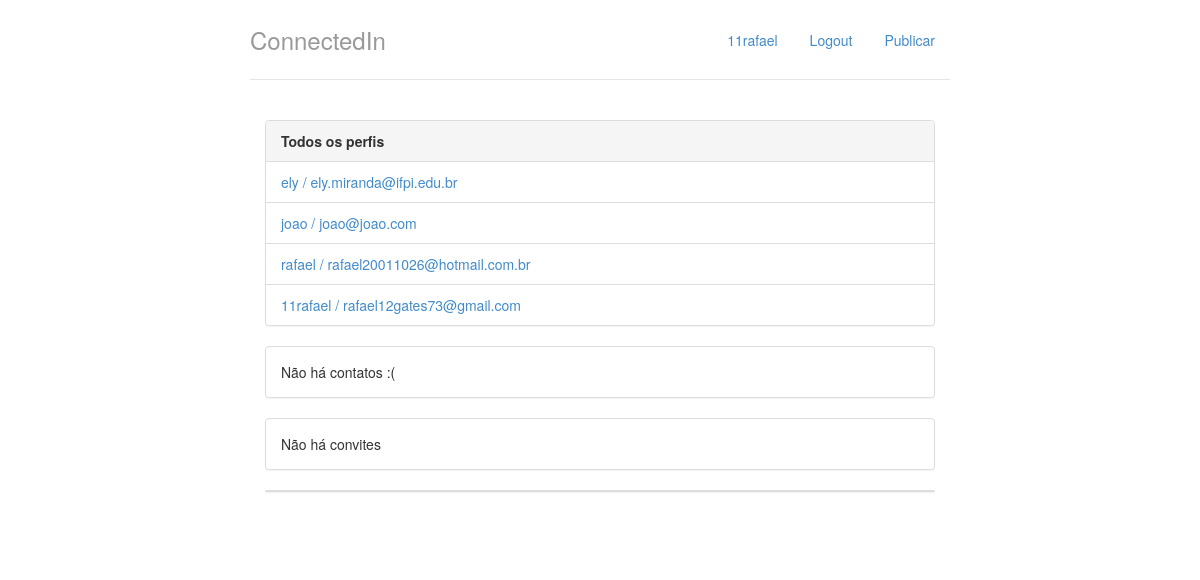
The page / (signed in) on the database as committed earlier.
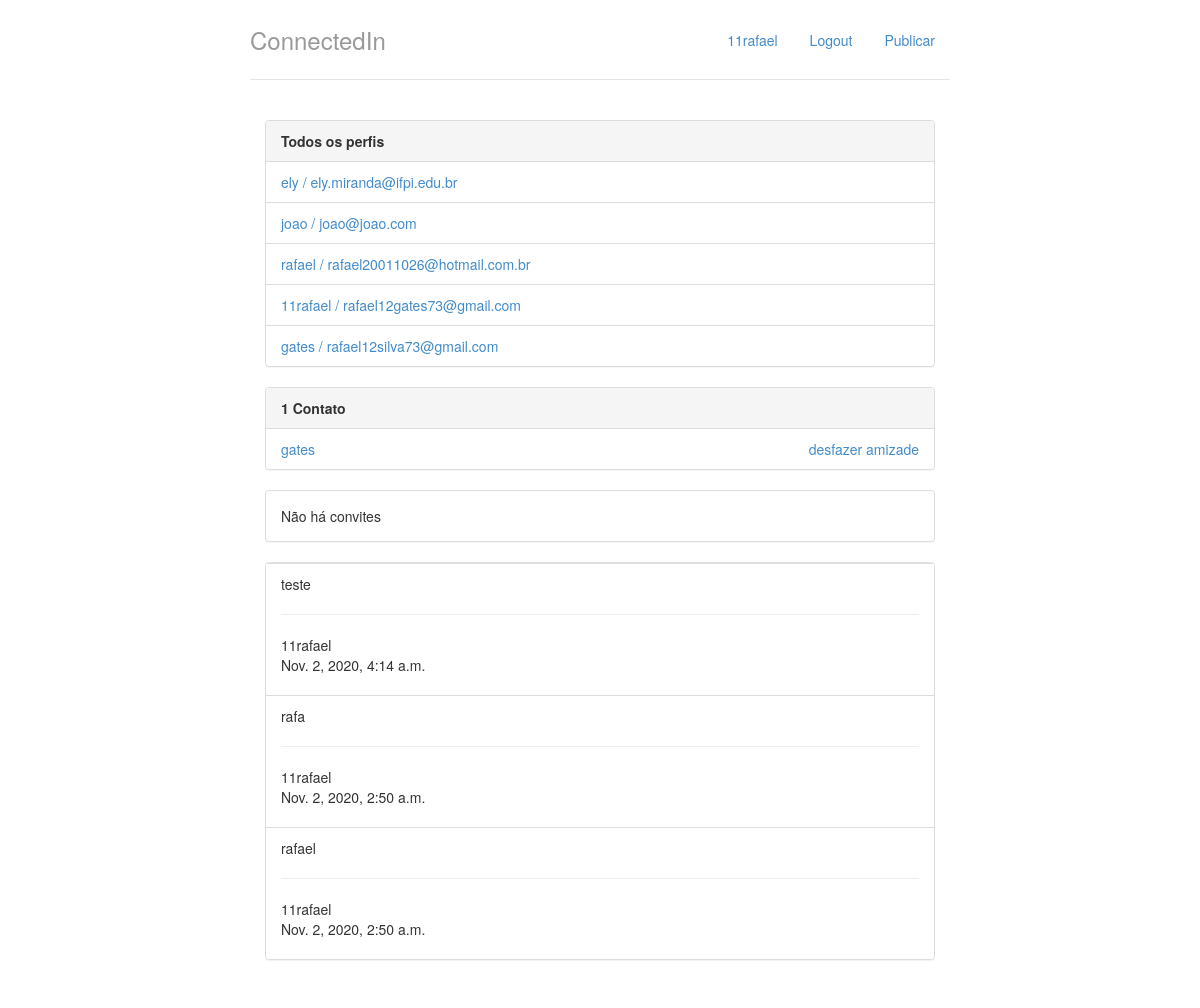
The same page on the database as committed later.
### perfis/models.py (models this page shows, shortened)
class Perfil(models.Model):
    nome = models.CharField(max_length=255, null=False)
    telefone = models.CharField(max_length=15, null= False)
    nome_empresa = models.CharField(max_length=255, null=False)
    contatos = models.ManyToManyField('Perfil')
    usuario = models.OneToOneField(User, related_name = 'perfil', on_delete = models.CASCADE)
    criado_em = models.DateTimeField(auto_now_add=True)
    atualizado_em = models.DateTimeField(auto_now=True)
    @property
    def email(self):
        return self.usuario.email
    def __str__(self):
        return self.nome

### timeline/models.py (models this page shows)
class Publicacao(models.Model):
    postagem = models.TextField()
    usuario = models.ForeignKey(Perfil,on_delete=models.CASCADE,related_name='perfis_pub')
    data_publicacao = models.DateTimeField(auto_now=True)
    class Meta:
        ordering = ['-data_publicacao']

### perfis/views.py (the view)
# urls.py: path('', views.index,name='index'),
@login_required
def index(request):
    return render(request, 'index.html', {'perfis': Perfil.objects.all(),
                                          'perfil_logado': get_perfil_logado(request),
                                          'postagens': list_publicacao(get_perfil_logado(request))})

### perfis/views.py (called while the page is built)
def get_perfil_logado(request):
    return request.user.perfil

def list_publicacao(perfil_logado):
    all_pub = Publicacao.objects.all()
    cont = perfil_logado.contatos.all()
    postagens = []
    for postagem in all_pub:
        if (postagem.usuario == perfil_logado):
            postagens.append(postagem)
        for contato in cont:
            if (postagem.usuario.id == contato.id):
                postagens.append(postagem)
    return postagens

### perfis/templates/index.html
{% extends 'base.html' %}
{% block body %}
<div class="col-lg-12">
	<div class="panel panel-default">
		<div class="panel-heading">
			<strong>Todos os perfis</strong>
		</div>
		{% if perfis %}
		<ul class="list-group">
			{% for perfil in perfis %}
				<li class="list-group-item">
					<a href = "{% url 'exibir' perfil.id %}">	{{ perfil.nome }} / {{ perfil.email }}
					</a>
				</li>
			{% endfor %}
		{% else %}
			<p>Não há perfis cadastrados</p>
		{% endif %}
		</ul>
	</div>
    <div class="panel panel-default">
        {% with total=perfil_logado.contatos.count %}
            {% if total %}
                <div class="panel-heading">
                    <strong> {{ total }}
                        Contato{{ total|pluralize }}
                    </strong>
                </div>
                <ul class="list-group">
                    {% for perfil in perfil_logado.contatos.all %}
                        <li class = "list-group-item">
                            <a href = "{% url 'exibir' perfil.id %}">
                                {{ perfil }}
                            </a>
                            <a class="pull-right" href="{% url 'desfazer' perfil.id %}">
                                desfazer amizade
                            </a>
                        </li>
                    {% endfor %}
                </ul>
            {% else %}
                <div class="panel-body">
                    Não há contatos :(
                </div>
            {% endif %}
        {% endwith %}
    </div>
    <div class="panel panel-default">
        {% with total=perfil_logado.convites_recebidos.count %}
            {% if total %}
                <div class="panel-heading">
                    <strong> {{ total }}
                    Convite{{ total|pluralize }} aguardando aprovação</strong>
                </div>
                <ul class="list-group">
                    {% for convite in perfil_logado.convites_recebidos.all %}
                        <li class = "list-group-item">
                           <ul class = "list-inline">
                                <li class = "list-inline-item">
                                    <a href = "{% url 'exibir' convite.solicitante.id %}">
                                        {{convite.solicitante.nome}}
                                    </a>
                                </li>
                                <li class = "list-inline-item pull-right">
                                    <a href = "{% url 'recusar' convite.id %}">recusar</a>
                                </li>
                                <li class = "list-inline-item pull-right">
                                    <a href = "{% url 'aceitar' convite.id %}">aceitar</a>
                                </li>
                        </li>
                    {% endfor %}
                </ul>
            {% else %}
                <div class="panel-body">
                    Não há convites
                </div>
            {% endif %}
        {% endwith %}
    </div>
        <div class="panel panel-default">
            <ul class="list-group">
                {% for postagem in postagens %}
                    <li class = "list-group-item">
                        {{ postagem.postagem }}
                        <hr />
                        {{postagem.usuario}}   <p>{{postagem.data_publicacao}}</p>
                    </li>
                    {% endfor %}
            </ul>
        </div>
</div>
{% endblock %}

### perfis/templates/base.html (shortened to what this page needs)
{% load static %}
<!doctype html>
<html lang = "pt-br">
	<head>
		<link rel="stylesheet"
			 href="{% static 'styles/bootstrap.css' %}">
		<link rel="stylesheet"
			 href="{% static 'styles/main.css' %}">
	</head>
	<body>
		<div class="container">
			<div class = "header">
				<ul class = "nav nav-pills pull-right">
					<li><a href = "{% url 'index' %}">{{ perfil_logado.nome }}</a></li>
					<li><a href = "/logout/">Logout</a></li>
					<li><a href = "{% url 'publicar'%}">Publicar</a></li>
				</ul>
				<h3 class = "text-muted">ConnectedIn</h3>
			</div>
			<div class="row content">
				{% block body%}
				{% endblock %}
			</div>
		</div>
	</body>
</html>

Rows that differ between the two databases and show on the page:
added Perfil: nome "gates", email "rafael12silva73@gmail.com"
added Publicacao: postagem "teste", usuario "11rafael", data_publicacao "Nov. 2, 2020, 4:14 a.m."
added Publicacao: postagem "rafa", usuario "11rafael", data_publicacao "Nov. 2, 2020, 2:50 a.m."
added Publicacao: postagem "rafael", usuario "11rafael", data_publicacao "Nov. 2, 2020, 2:50 a.m."
Other text that changed with them:
{{ total }}: (not shown) → "1"
text no longer shown: "Não há contatos :("
text now shown: "Contato"
